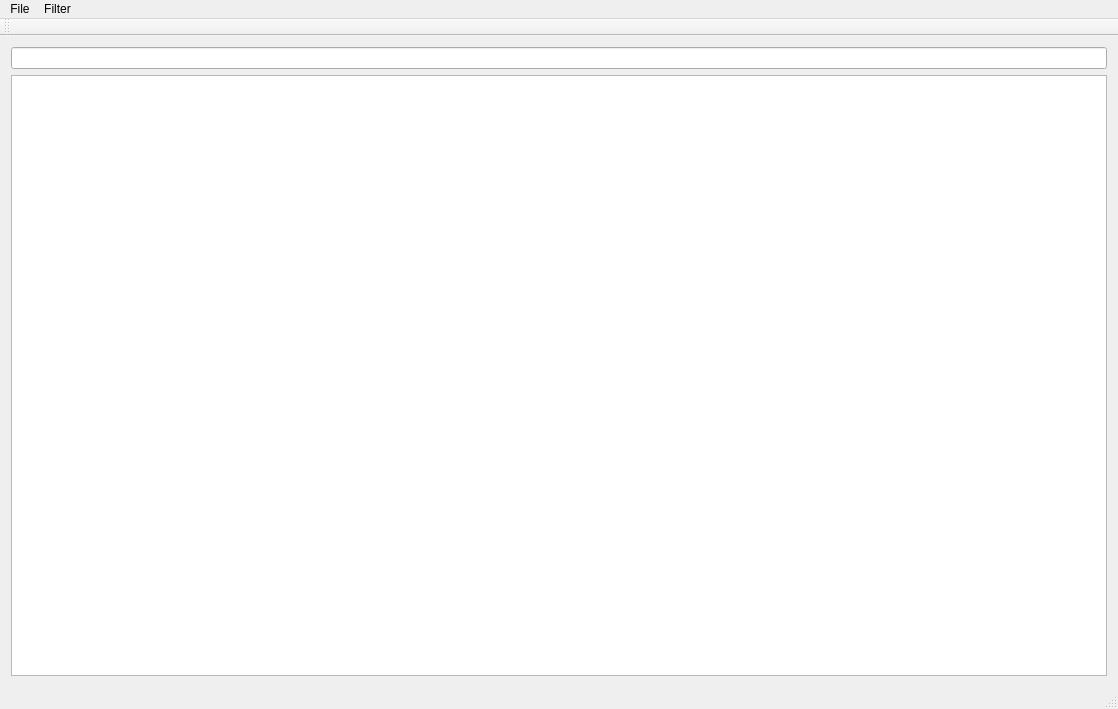
<?xml version="1.0" encoding="UTF-8"?>
<ui version="4.0">
 <class>LogUiClass</class>
 <widget class="QMainWindow" name="LogUiClass">
  <property name="geometry">
   <rect>
    <x>0</x>
    <y>0</y>
    <width>1118</width>
    <height>709</height>
   </rect>
  </property>
  <property name="windowTitle">
   <string>LogUi</string>
  </property>
  <widget class="QWidget" name="centralWidget">
   <layout class="QVBoxLayout" name="verticalLayout">
    <item>
     <widget class="QLineEdit" name="line_edit"/>
    </item>
    <item>
     <widget class="QTableWidget" name="table_widget">
      <property name="enabled">
       <bool>true</bool>
      </property>
      <property name="editTriggers">
       <set>QAbstractItemView::NoEditTriggers</set>
      </property>
     </widget>
    </item>
   </layout>
  </widget>
  <widget class="QMenuBar" name="menuBar">
   <property name="geometry">
    <rect>
     <x>0</x>
     <y>0</y>
     <width>1118</width>
     <height>22</height>
    </rect>
   </property>
   <widget class="QMenu" name="menuFile">
    <property name="title">
     <string>File</string>
    </property>
    <addaction name="action_open_file"/>
   </widget>
   <widget class="QMenu" name="menuFilter">
    <property name="title">
     <string>Filter</string>
    </property>
    <addaction name="action_trace"/>
    <addaction name="action_debug"/>
    <addaction name="action_info"/>
    <addaction name="action_warning"/>
    <addaction name="action_error"/>
    <addaction name="action_fatal"/>
   </widget>
   <addaction name="menuFile"/>
   <addaction name="menuFilter"/>
  </widget>
  <widget class="QToolBar" name="mainToolBar">
   <attribute name="toolBarArea">
    <enum>TopToolBarArea</enum>
   </attribute>
   <attribute name="toolBarBreak">
    <bool>false</bool>
   </attribute>
  </widget>
  <widget class="QStatusBar" name="statusBar"/>
  <action name="action_open_file">
   <property name="text">
    <string>Open file</string>
   </property>
  </action>
  <action name="action_trace">
   <property name="checkable">
    <bool>true</bool>
   </property>
   <property name="text">
    <string>Trace</string>
   </property>
  </action>
  <action name="action_debug">
   <property name="checkable">
    <bool>true</bool>
   </property>
   <property name="text">
    <string>Debug</string>
   </property>
  </action>
  <action name="action_info">
   <property name="checkable">
    <bool>true</bool>
   </property>
   <property name="text">
    <string>Info</string>
   </property>
  </action>
  <action name="action_warning">
   <property name="checkable">
    <bool>true</bool>
   </property>
   <property name="text">
    <string>Warning</string>
   </property>
  </action>
  <action name="action_error">
   <property name="checkable">
    <bool>true</bool>
   </property>
   <property name="text">
    <string>Error</string>
   </property>
  </action>
  <action name="action_fatal">
   <property name="checkable">
    <bool>true</bool>
   </property>
   <property name="text">
    <string>Fatal</string>
   </property>
  </action>
 </widget>
 <layoutdefault spacing="6" margin="11"/>
 <resources>
  <include location="LogUi.qrc"/>
 </resources>
 <connections/>
</ui>
